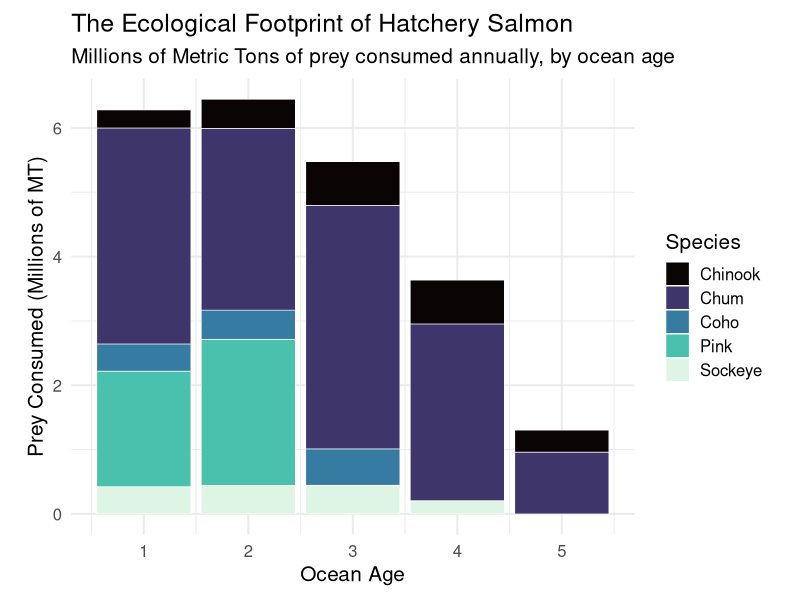

Recreate this plot in R.
library(tidyverse)
library(scales)
library(viridis)

# ==========================================
# 1. BIOLOGICAL PARAMETERS & RELEASE NUMBERS
# ==========================================

# Baseline annual hatchery releases (Totaling roughly 5 Billion)
# You can update these numbers to match the exact latest year in your dataset
releases <- data.frame(
  Species = c("Pink", "Chum", "Sockeye", "Coho", "Chinook"),
  Smolts_Released = c(1.5e9, 2.8e9, 300e6, 200e6, 200e6) 
)

# Species-specific biological matrix (Ocean Ages 1 to 5)
# M: Natural Mortality | m: Maturation (spawning exit) | Weight_kg | Q_B: Consumption/Biomass
params <- tribble(
  ~Species, ~Age, ~M,  ~m,  ~Weight_kg, ~Q_B,
  # Pink (2-year life cycle, 100% spawn at age 2)
  "Pink",   1,    1.6, 0.0,  0.15,       8.0,
  "Pink",   2,    0.4, 1.0,  1.50,       5.0,
  "Pink",   3,    0.0, 1.0,  0.00,       0.0,
  "Pink",   4,    0.0, 1.0,  0.00,       0.0,
  "Pink",   5,    0.0, 1.0,  0.00,       0.0,
  
  # Chum (Stretches to 5 years)
  "Chum",   1,    1.6, 0.0,  0.15,       8.0,
  "Chum",   2,    0.4, 0.0,  1.00,       5.0,
  "Chum",   3,    0.3, 0.3,  2.50,       4.0,
  "Chum",   4,    0.3, 0.6,  4.00,       3.5,
  "Chum",   5,    0.2, 1.0,  5.50,       3.0,
  
  # Sockeye
  "Sockeye",1,    1.4, 0.0,  0.20,       7.0,
  "Sockeye",2,    0.4, 0.1,  1.20,       5.0,
  "Sockeye",3,    0.3, 0.5,  2.50,       4.0,
  "Sockeye",4,    0.3, 1.0,  3.50,       3.5,
  "Sockeye",5,    0.0, 1.0,  0.00,       0.0,
  
  # Coho (Usually out by Ocean Age 3)
  "Coho",   1,    1.2, 0.0,  0.30,       7.0,
  "Coho",   2,    0.3, 0.1,  1.50,       5.0,
  "Coho",   3,    0.3, 1.0,  3.50,       4.0,
  "Coho",   4,    0.0, 1.0,  0.00,       0.0,
  "Coho",   5,    0.0, 1.0,  0.00,       0.0,
  
  # Chinook (Lower early mortality, biggest weight, late maturation)
  "Chinook",1,    1.2, 0.0,  0.20,       7.0,
  "Chinook",2,    0.3, 0.05, 1.50,       5.0,
  "Chinook",3,    0.2, 0.2,  4.00,       4.0,
  "Chinook",4,    0.2, 0.5,  7.00,       3.5,
  "Chinook",5,    0.2, 1.0,  10.00,      3.0
)

# ==========================================
# 2. RUN THE COHORT SIMULATION
# ==========================================

run_species_model <- function(target_species) {
  # Get data for this specific species
  sp_params <- params %>% filter(Species == target_species) %>% arrange(Age)
  sp_smolts <- releases %>% filter(Species == target_species) %>% pull(Smolts_Released)
  
  N_at_sea <- numeric(5)
  Biomass_kg <- numeric(5)
  Consumption_kg <- numeric(5)
  
  N_at_sea[1] <- sp_smolts
  
  for (a in 1:5) {
    Biomass_kg[a] <- N_at_sea[a] * sp_params$Weight_kg[a]
    Consumption_kg[a] <- Biomass_kg[a] * sp_params$Q_B[a]
    
    if (a < 5) {
      N_at_sea[a+1] <- N_at_sea[a] * exp(-sp_params$M[a]) * (1 - sp_params$m[a])
    }
  }
  
  sp_params %>%
    mutate(
      Numbers_Alive = N_at_sea,
      Standing_Biomass_MT = Biomass_kg / 1000,
      Prey_Consumed_MT = Consumption_kg / 1000
    )
}

# Apply the function across all 5 species and combine into one dataframe
all_species_results <- map_dfr(releases$Species, run_species_model)

# ==========================================
# 3. SUMMARY & VISUALIZATION
# ==========================================

# Print the Grand Total
total_prey <- sum(all_species_results$Prey_Consumed_MT)
cat("\nTotal Estimated Prey Consumed by Hatchery Cohort:\n")
cat(comma(round(total_prey)), "Metric Tons Annually\n\n")

# Print Summary Table by Species (Now including Smolts Released)
species_summary <- all_species_results %>%
  group_by(Species) %>%
  summarize(
    # Grab the initial number of fish entering the ocean (Age 1)
    Smolts_Released = max(Numbers_Alive[Age == 1]), 
    Total_Biomass_MT = sum(Standing_Biomass_MT),
    Total_Prey_MT = sum(Prey_Consumed_MT)
  ) %>%
  arrange(desc(Total_Prey_MT))

# Print with comma formatting for readability
print(species_summary %>% mutate(across(where(is.numeric), ~comma(round(.)))))

# Plot the Ecological Footprint by Species and Age
p_footprint <- ggplot(all_species_results %>% filter(Prey_Consumed_MT > 0), 
                      aes(x = Age, y = Prey_Consumed_MT / 1e6, fill = Species)) +
  geom_bar(stat = "identity", position = "stack", color = "white", linewidth = 0.2) +
  scale_fill_viridis_d(option = "mako") +
  scale_y_continuous(labels = comma) +
  labs(
    title = "The Ecological Footprint of Hatchery Salmon",
    subtitle = "Millions of Metric Tons of prey consumed annually, by ocean age",
    x = "Ocean Age",
    y = "Prey Consumed (Millions of MT)",
    fill = "Species"
  ) +
  theme_minimal(base_size = 15) +
  theme(legend.position = "right", plot.margin = margin(10, 20, 10, 20))

# Save the plot
ggsave("Analysis_6_Footprint.png", p_footprint, width = 8, height = 8, units="in", dpi = 300, bg = "white")

# ==========================================
# 4. ECOLOGICAL SCALE COMPARISONS
# ==========================================

# Reference baselines (in Metric Tons)
pollock_annual_harvest_mt <- 1.5e6  # US Total Allowable Catch for Alaska Pollock
pollock_living_biomass_mt <- 5.5e6  # Estimated living biomass in Eastern Bering Sea
caribou_annual_forage_mt  <- 1.8    # Annual forage requirement for an adult Alaskan Caribou

# Calculate the multipliers based on the dynamically generated total footprint
pollock_harvest_multiplier <- total_prey / pollock_annual_harvest_mt
pollock_biomass_multiplier <- total_prey / pollock_living_biomass_mt
caribou_equivalent         <- total_prey / caribou_annual_forage_mt

# Print the jaw-dropping comparisons to the console
cat("\n======================================================\n")
cat("ECOLOGICAL SCALE OF HATCHERY CONSUMPTION:\n")
cat("======================================================\n\n")

cat("MARINE COMPARISON (Alaska Pollock):\n")
cat("- Hatchery salmon consume", round(pollock_harvest_multiplier, 1), 
    "times MORE biomass than the entire U.S. commercial harvest of Alaska Pollock.\n")
cat("- They consume roughly", round(pollock_biomass_multiplier, 1), 
    "times the ENTIRE living biomass of the Eastern Bering Sea pollock stock.\n\n")

cat("TERRESTRIAL COMPARISON (Alaskan Caribou):\n")
cat("- To match this level of grazing on land, you would have to unleash a herd of\n  ", 
    comma(round(caribou_equivalent)), "Caribou onto the tundra (over 4x the global wild population).\n")
cat("======================================================\n")
